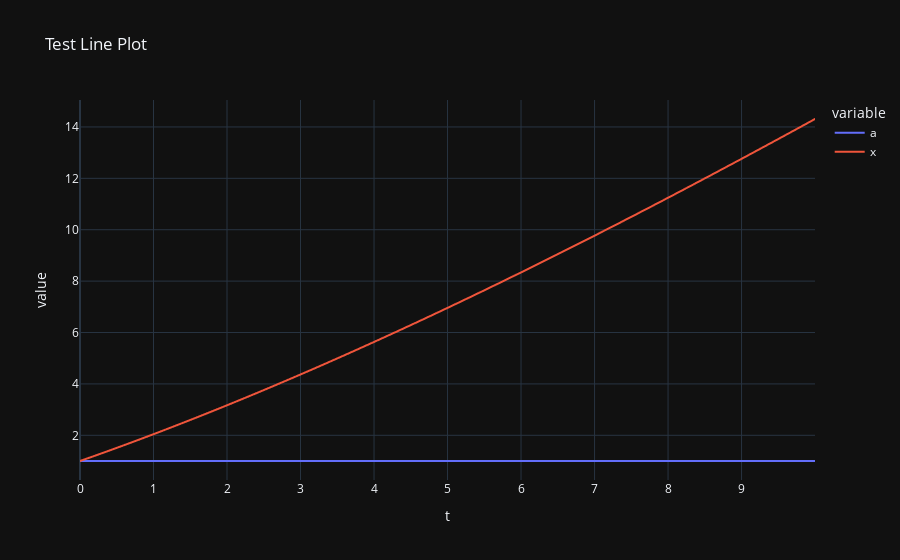

The notebook cell saved with this chart:
### Code cell
# preallocation
ts = np.arange(start=0, stop=t_max, step=dt)
xs = np.zeros((2, len(ts)))

xs[:, 0, np.newaxis] = x_0
a = np.ones(len(ts))

# simulation
model.reset()
for i in range(1, len(ts)):
    x = model(u=a[i], dt=dt)

    xs[:, i, np.newaxis] = x

# plotting
dfd = {"t": ts, "a": a, "x": xs[0, :]}
df = pd.DataFrame(data=dfd)

plot.line(df=df, x="t", y=["a", "x"], title="Test Line Plot", dark=True, markers=False)

### Figure 1 — Plotly figure (JSON) as saved in the notebook; plotly's stock layout.template omitted (floating-point values rounded to 4 significant figures; data arrays with more than 128 entries replaced by an {"elided": "..."} marker saying what was removed)
{"data": [{"hovertemplate": "variable=a<br>t=%{x}<br>value=%{y}<extra></extra>", "legendgroup": "a", "line": {"color": "#636efa", "dash": "solid"}, "marker": {"symbol": "circle"}, "mode": "lines", "name": "a", "showlegend": true, "type": "scattergl", "x": {"elided": "10000 float values"}, "xaxis": "x", "y": {"elided": "10000 int values"}, "yaxis": "y"}, {"hovertemplate": "variable=x<br>t=%{x}<br>value=%{y}<extra></extra>", "legendgroup": "x", "line": {"color": "#EF553B", "dash": "solid"}, "marker": {"symbol": "circle"}, "mode": "lines", "name": "x", "showlegend": true, "type": "scattergl", "x": {"elided": "10000 float values"}, "xaxis": "x", "y": {"elided": "10000 float values"}, "yaxis": "y"}], "layout": {"legend": {"title": {"text": "variable"}, "tracegroupgap": 0}, "title": {"text": "Test Line Plot"}, "xaxis": {"anchor": "y", "domain": [0, 1], "title": {"text": "t"}}, "yaxis": {"anchor": "x", "domain": [0, 1], "title": {"text": "value"}}}}
